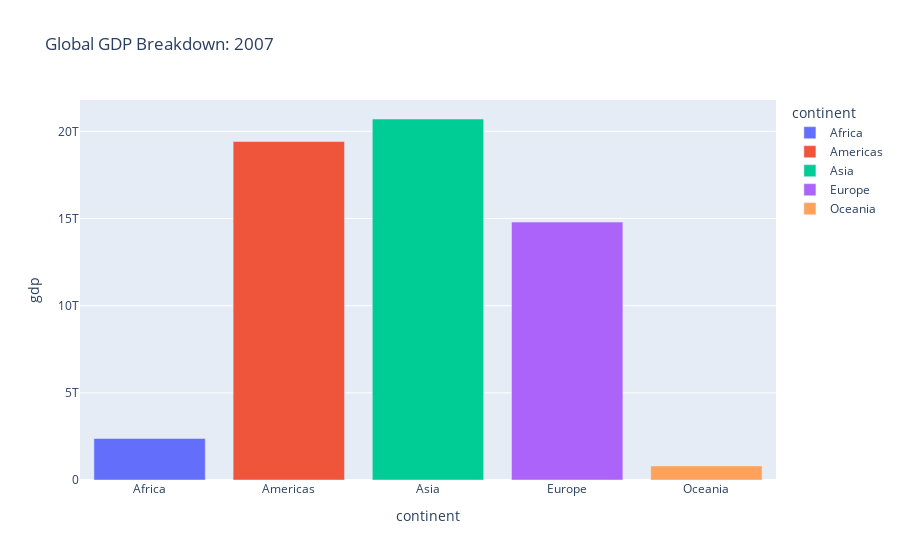

Write notebook code for a chart like this one.
### Code cell
fig = px.bar(cont_df, color='continent', x='continent', y='gdp', title='Global GDP Breakdown: 2007')
fig.show()

### Figure 1 — Plotly figure (JSON) as saved in the notebook; plotly's stock layout.template omitted (floating-point values rounded to 4 significant figures)
{"data": [{"alignmentgroup": "True", "hovertemplate": "continent=%{x}<br>gdp=%{y}<extra></extra>", "legendgroup": "Africa", "marker": {"color": "#636efa"}, "name": "Africa", "offsetgroup": "Africa", "orientation": "v", "showlegend": true, "textposition": "auto", "type": "bar", "x": ["Africa"], "xaxis": "x", "y": [2380000000000.0], "yaxis": "y"}, {"alignmentgroup": "True", "hovertemplate": "continent=%{x}<br>gdp=%{y}<extra></extra>", "legendgroup": "Americas", "marker": {"color": "#EF553B"}, "name": "Americas", "offsetgroup": "Americas", "orientation": "v", "showlegend": true, "textposition": "auto", "type": "bar", "x": ["Americas"], "xaxis": "x", "y": [19420000000000.0], "yaxis": "y"}, {"alignmentgroup": "True", "hovertemplate": "continent=%{x}<br>gdp=%{y}<extra></extra>", "legendgroup": "Asia", "marker": {"color": "#00cc96"}, "name": "Asia", "offsetgroup": "Asia", "orientation": "v", "showlegend": true, "textposition": "auto", "type": "bar", "x": ["Asia"], "xaxis": "x", "y": [20710000000000.0], "yaxis": "y"}, {"alignmentgroup": "True", "hovertemplate": "continent=%{x}<br>gdp=%{y}<extra></extra>", "legendgroup": "Europe", "marker": {"color": "#ab63fa"}, "name": "Europe", "offsetgroup": "Europe", "orientation": "v", "showlegend": true, "textposition": "auto", "type": "bar", "x": ["Europe"], "xaxis": "x", "y": [14800000000000.0], "yaxis": "y"}, {"alignmentgroup": "True", "hovertemplate": "continent=%{x}<br>gdp=%{y}<extra></extra>", "legendgroup": "Oceania", "marker": {"color": "#FFA15A"}, "name": "Oceania", "offsetgroup": "Oceania", "orientation": "v", "showlegend": true, "textposition": "auto", "type": "bar", "x": ["Oceania"], "xaxis": "x", "y": [807300000000.0], "yaxis": "y"}], "layout": {"autosize": true, "barmode": "relative", "legend": {"title": {"text": "continent"}, "tracegroupgap": 0}, "title": {"text": "Global GDP Breakdown: 2007"}, "xaxis": {"anchor": "y", "autorange": true, "categoryarray": ["Africa", "Americas", "Asia", "Europe", "Oceania"], "categoryorder": "array", "domain": [0, 1], "range": [-0.5, 4.5], "title": {"text": "continent"}, "type": "category"}, "yaxis": {"anchor": "x", "autorange": true, "domain": [0, 1], "range": [0, 21800000000000.0], "title": {"text": "gdp"}, "type": "linear"}}}
